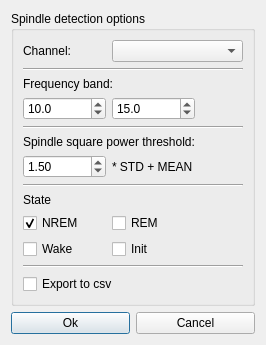
<?xml version="1.0" encoding="UTF-8"?>
<ui version="4.0">
 <class>SpindleDetectDialog</class>
 <widget class="QDialog" name="SpindleDetectDialog">
  <property name="geometry">
   <rect>
    <x>0</x>
    <y>0</y>
    <width>266</width>
    <height>334</height>
   </rect>
  </property>
  <property name="windowTitle">
   <string>Dialog</string>
  </property>
  <property name="windowIcon">
   <iconset resource="../resources/misleep.qrc">
    <normaloff>:/logo/logo.png</normaloff>:/logo/logo.png</iconset>
  </property>
  <layout class="QGridLayout" name="gridLayout">
   <item row="0" column="0" colspan="2">
    <widget class="QGroupBox" name="groupBox">
     <property name="title">
      <string>Spindle detection options</string>
     </property>
     <layout class="QGridLayout" name="gridLayout_2">
      <item row="1" column="0" colspan="3">
       <widget class="Line" name="line">
        <property name="orientation">
         <enum>Qt::Horizontal</enum>
        </property>
       </widget>
      </item>
      <item row="3" column="1">
       <widget class="QDoubleSpinBox" name="FreqHighEditor">
        <property name="decimals">
         <number>1</number>
        </property>
        <property name="value">
         <double>15.000000000000000</double>
        </property>
       </widget>
      </item>
      <item row="2" column="0" colspan="3">
       <widget class="QLabel" name="label_2">
        <property name="text">
         <string>Frequency band:</string>
        </property>
       </widget>
      </item>
      <item row="0" column="1" colspan="2">
       <widget class="QComboBox" name="ChannelComBox"/>
      </item>
      <item row="10" column="1">
       <widget class="QCheckBox" name="InitCheckbox">
        <property name="text">
         <string>Init</string>
        </property>
       </widget>
      </item>
      <item row="0" column="0">
       <widget class="QLabel" name="label">
        <property name="text">
         <string>Channel:</string>
        </property>
       </widget>
      </item>
      <item row="10" column="0">
       <widget class="QCheckBox" name="WakeCheckbox">
        <property name="text">
         <string>Wake</string>
        </property>
       </widget>
      </item>
      <item row="9" column="1">
       <widget class="QCheckBox" name="REMCheckbox">
        <property name="text">
         <string>REM</string>
        </property>
       </widget>
      </item>
      <item row="11" column="0" colspan="3">
       <widget class="Line" name="line_4">
        <property name="orientation">
         <enum>Qt::Horizontal</enum>
        </property>
       </widget>
      </item>
      <item row="3" column="0">
       <widget class="QDoubleSpinBox" name="FreqLowEditor">
        <property name="decimals">
         <number>1</number>
        </property>
        <property name="value">
         <double>10.000000000000000</double>
        </property>
       </widget>
      </item>
      <item row="8" column="0" colspan="3">
       <widget class="QLabel" name="label_4">
        <property name="text">
         <string>State</string>
        </property>
       </widget>
      </item>
      <item row="12" column="0" colspan="3">
       <widget class="QCheckBox" name="ExportCheckbox">
        <property name="text">
         <string>Export to csv</string>
        </property>
       </widget>
      </item>
      <item row="9" column="0">
       <widget class="QCheckBox" name="NREMCheckbox">
        <property name="text">
         <string>NREM</string>
        </property>
        <property name="checked">
         <bool>true</bool>
        </property>
       </widget>
      </item>
      <item row="7" column="0" colspan="3">
       <widget class="Line" name="line_3">
        <property name="orientation">
         <enum>Qt::Horizontal</enum>
        </property>
       </widget>
      </item>
      <item row="6" column="0">
       <widget class="QDoubleSpinBox" name="StdEditor">
        <property name="value">
         <double>1.500000000000000</double>
        </property>
       </widget>
      </item>
      <item row="5" column="0" colspan="2">
       <widget class="QLabel" name="label_3">
        <property name="text">
         <string>Spindle square power threshold:</string>
        </property>
       </widget>
      </item>
      <item row="4" column="0" colspan="3">
       <widget class="Line" name="line_2">
        <property name="orientation">
         <enum>Qt::Horizontal</enum>
        </property>
       </widget>
      </item>
      <item row="6" column="1">
       <widget class="QLabel" name="label_5">
        <property name="text">
         <string>* STD + MEAN</string>
        </property>
       </widget>
      </item>
     </layout>
    </widget>
   </item>
   <item row="1" column="0">
    <widget class="QPushButton" name="OKBt">
     <property name="text">
      <string>Ok</string>
     </property>
    </widget>
   </item>
   <item row="1" column="1">
    <widget class="QPushButton" name="CancelBt">
     <property name="text">
      <string>Cancel</string>
     </property>
    </widget>
   </item>
  </layout>
 </widget>
 <resources>
  <include location="../resources/misleep.qrc"/>
 </resources>
 <connections/>
</ui>
